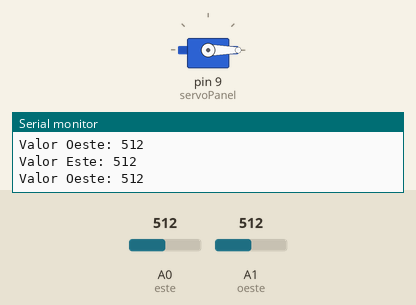
The sketch below on a simulated Arduino Uno, built with avr-gcc and run on an emulated ATmega328P. On the bench: servo, the last lines printed to the serial monitor. The test bench sets the inputs (shaded band); at power-on: A0 (este) = 512, A1 (oeste) = 512.

Above: at 1.3 s.
1.4 s: A0 (este) set to 548
At 4.3 s:
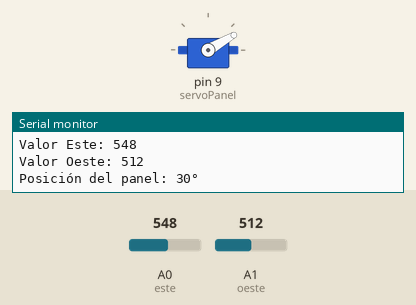
4.4 s: A0 (este) set to 511
At 5.1 s:
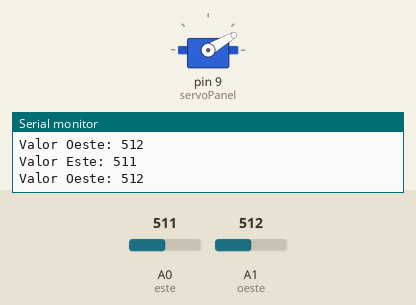
5.9 s: A1 (oeste) set to 481
At 8.8 s:
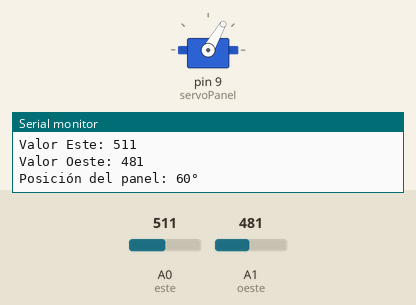
8.9 s: A1 (oeste) set to 511
At 10.0 s:
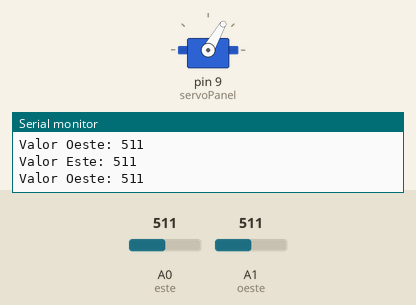
10.4 s: A0 (este) set to 716
At 12.4 s:
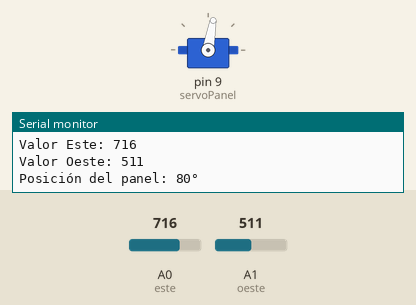
13.4 s: A0 (este) set to 306
Timing chart, 0 to 17.4 s (numbered marks = the images above; inputs shaded):
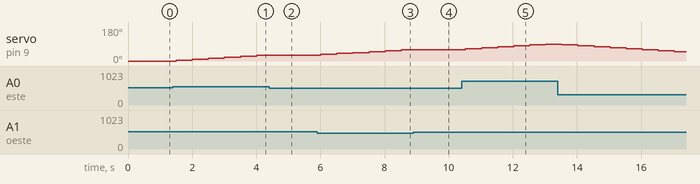

The sketch:

sistema_solar_girasol1.ino
```cpp
#include <Servo.h>

Servo servoPanel;
int grados = 0;
#define este A0
#define oeste A1

void setup() {
  Serial.begin(9600);
  servoPanel.attach(9);
  servoPanel.write(grados);
}

void loop() {
  int valorEste = analogRead(este);
  int valorOeste = analogRead(oeste);

  Serial.print("Valor Este: ");
  Serial.println(valorEste);
  Serial.print("Valor Oeste: ");
  Serial.println(valorOeste);

  moverServo(valorEste, valorOeste);

  delay(500);
}

void moverServo(int valorEste, int valorOeste) {
  int diferencia = abs(valorOeste - valorEste);

  if (diferencia > 20) {
    if (valorOeste > valorEste && grados > 0) {
      grados -= 5;
    }
    else if (valorEste > valorOeste && grados < 180) {
      grados += 5;
    }

    servoPanel.write(grados);
    Serial.print("Posición del panel: ");
    Serial.print(grados);
    Serial.println("°");
  }
}
```

Measured:
- the behaviour switches between 532 and 533 on A0 (este) (found by bisection; images 0 and 1)
- the behaviour switches between 491 and 490 on A1 (oeste) (found by bisection; images 2 and 3)
- after the input at 1.4 s, servo on pin 9 (servoPanel): moves from 0° to 30° over 2.5 s, starting after 0.10 s
- after the input at 4.4 s, servo on pin 9 (servoPanel): stays 30° (without the input it goes to 35° after 0.11 s)
- after the input at 5.9 s, servo on pin 9 (servoPanel): moves from 30° to 60° over 2.5 s, starting after 0.11 s
- after the input at 8.9 s, servo on pin 9 (servoPanel): stays 60° (without the input it goes to 65° after 0.12 s)
- after the input at 10.4 s, servo on pin 9 (servoPanel): moves from 60° to 90° over 2.5 s, starting after 0.12 s
